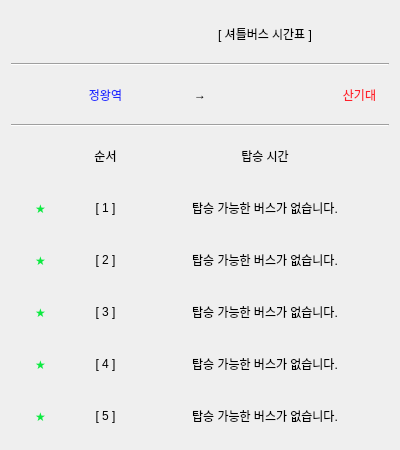
<?xml version="1.0" encoding="UTF-8"?>
<ui version="4.0">
 <class>Form</class>
 <widget class="QWidget" name="Form">
  <property name="geometry">
   <rect>
    <x>0</x>
    <y>0</y>
    <width>400</width>
    <height>450</height>
   </rect>
  </property>
  <property name="windowTitle">
   <string>Form</string>
  </property>
  <layout class="QGridLayout" name="gridLayout_2">
   <item row="0" column="0">
    <layout class="QGridLayout" name="gridLayout">
     <item row="1" column="0" colspan="6">
      <widget class="Line" name="line">
       <property name="orientation">
        <enum>Qt::Horizontal</enum>
       </property>
      </widget>
     </item>
     <item row="3" column="0" colspan="6">
      <widget class="Line" name="line_2">
       <property name="orientation">
        <enum>Qt::Horizontal</enum>
       </property>
      </widget>
     </item>
     <item row="2" column="0">
      <widget class="QLabel" name="label_5">
       <property name="styleSheet">
        <string notr="true">image: url(start.png);</string>
       </property>
       <property name="text">
        <string/>
       </property>
      </widget>
     </item>
     <item row="2" column="5">
      <widget class="QLabel" name="label_3">
       <property name="styleSheet">
        <string notr="true">font: 10pt &quot;HY헤드라인M&quot;;
color : rgb(255, 32, 43);</string>
       </property>
       <property name="text">
        <string>산기대</string>
       </property>
       <property name="alignment">
        <set>Qt::AlignCenter</set>
       </property>
      </widget>
     </item>
     <item row="2" column="4">
      <widget class="QLabel" name="destination">
       <property name="styleSheet">
        <string notr="true">image: url(finish.png);</string>
       </property>
       <property name="text">
        <string/>
       </property>
      </widget>
     </item>
     <item row="0" column="0" colspan="2">
      <widget class="QLabel" name="label_7">
       <property name="styleSheet">
        <string notr="true">image: url(kpu.png);</string>
       </property>
       <property name="text">
        <string/>
       </property>
      </widget>
     </item>
     <item row="0" column="2" colspan="4">
      <widget class="QLabel" name="label_4">
       <property name="styleSheet">
        <string notr="true">font: 14pt &quot;HY헤드라인M&quot;;</string>
       </property>
       <property name="text">
        <string>[ 셔틀버스 시간표 ]</string>
       </property>
       <property name="alignment">
        <set>Qt::AlignCenter</set>
       </property>
      </widget>
     </item>
     <item row="2" column="1">
      <widget class="QLabel" name="departure">
       <property name="styleSheet">
        <string notr="true">font: 10pt &quot;HY헤드라인M&quot;;
color : rgb(32, 43, 255);</string>
       </property>
       <property name="text">
        <string>정왕역</string>
       </property>
       <property name="alignment">
        <set>Qt::AlignCenter</set>
       </property>
      </widget>
     </item>
     <item row="2" column="2" colspan="2">
      <widget class="QLabel" name="label_2">
       <property name="styleSheet">
        <string notr="true">font: 25pt &quot;Agency FB&quot;;</string>
       </property>
       <property name="text">
        <string>→</string>
       </property>
       <property name="alignment">
        <set>Qt::AlignCenter</set>
       </property>
      </widget>
     </item>
     <item row="4" column="2" colspan="4">
      <widget class="QLabel" name="label_9">
       <property name="styleSheet">
        <string notr="true">font: 10pt &quot;HY헤드라인M&quot;;</string>
       </property>
       <property name="text">
        <string>탑승 시간</string>
       </property>
       <property name="alignment">
        <set>Qt::AlignCenter</set>
       </property>
      </widget>
     </item>
     <item row="5" column="2" colspan="4">
      <widget class="QLabel" name="time_1">
       <property name="styleSheet">
        <string notr="true">font: 8pt &quot;HY헤드라인M&quot;;</string>
       </property>
       <property name="text">
        <string>탑승 가능한 버스가 없습니다.</string>
       </property>
       <property name="alignment">
        <set>Qt::AlignCenter</set>
       </property>
      </widget>
     </item>
     <item row="6" column="2" colspan="4">
      <widget class="QLabel" name="time_2">
       <property name="styleSheet">
        <string notr="true">font: 8pt &quot;HY헤드라인M&quot;;</string>
       </property>
       <property name="text">
        <string>탑승 가능한 버스가 없습니다.</string>
       </property>
       <property name="alignment">
        <set>Qt::AlignCenter</set>
       </property>
      </widget>
     </item>
     <item row="7" column="2" colspan="4">
      <widget class="QLabel" name="time_3">
       <property name="styleSheet">
        <string notr="true">font: 8pt &quot;HY헤드라인M&quot;;</string>
       </property>
       <property name="text">
        <string>탑승 가능한 버스가 없습니다.</string>
       </property>
       <property name="alignment">
        <set>Qt::AlignCenter</set>
       </property>
      </widget>
     </item>
     <item row="8" column="2" colspan="4">
      <widget class="QLabel" name="time_4">
       <property name="styleSheet">
        <string notr="true">font: 8pt &quot;HY헤드라인M&quot;;</string>
       </property>
       <property name="text">
        <string>탑승 가능한 버스가 없습니다.</string>
       </property>
       <property name="alignment">
        <set>Qt::AlignCenter</set>
       </property>
      </widget>
     </item>
     <item row="9" column="2" colspan="4">
      <widget class="QLabel" name="time_5">
       <property name="styleSheet">
        <string notr="true">font: 8pt &quot;HY헤드라인M&quot;;</string>
       </property>
       <property name="text">
        <string>탑승 가능한 버스가 없습니다.</string>
       </property>
       <property name="alignment">
        <set>Qt::AlignCenter</set>
       </property>
      </widget>
     </item>
     <item row="4" column="1">
      <widget class="QLabel" name="label_8">
       <property name="styleSheet">
        <string notr="true">font: 10pt &quot;HY헤드라인M&quot;;</string>
       </property>
       <property name="text">
        <string>순서</string>
       </property>
       <property name="alignment">
        <set>Qt::AlignCenter</set>
       </property>
      </widget>
     </item>
     <item row="5" column="1">
      <widget class="QLabel" name="label_15">
       <property name="styleSheet">
        <string notr="true">font: 8pt &quot;HY헤드라인M&quot;;</string>
       </property>
       <property name="text">
        <string>[ 1 ]</string>
       </property>
       <property name="alignment">
        <set>Qt::AlignCenter</set>
       </property>
      </widget>
     </item>
     <item row="6" column="1">
      <widget class="QLabel" name="label_16">
       <property name="styleSheet">
        <string notr="true">font: 8pt &quot;HY헤드라인M&quot;;</string>
       </property>
       <property name="text">
        <string>[ 2 ]</string>
       </property>
       <property name="alignment">
        <set>Qt::AlignCenter</set>
       </property>
      </widget>
     </item>
     <item row="7" column="1">
      <widget class="QLabel" name="label_17">
       <property name="styleSheet">
        <string notr="true">font: 8pt &quot;HY헤드라인M&quot;;</string>
       </property>
       <property name="text">
        <string>[ 3 ]</string>
       </property>
       <property name="alignment">
        <set>Qt::AlignCenter</set>
       </property>
      </widget>
     </item>
     <item row="8" column="1">
      <widget class="QLabel" name="label_18">
       <property name="styleSheet">
        <string notr="true">font: 8pt &quot;HY헤드라인M&quot;;</string>
       </property>
       <property name="text">
        <string>[ 4 ]</string>
       </property>
       <property name="alignment">
        <set>Qt::AlignCenter</set>
       </property>
      </widget>
     </item>
     <item row="9" column="1">
      <widget class="QLabel" name="label_19">
       <property name="styleSheet">
        <string notr="true">font: 8pt &quot;HY헤드라인M&quot;;</string>
       </property>
       <property name="text">
        <string>[ 5 ]</string>
       </property>
       <property name="alignment">
        <set>Qt::AlignCenter</set>
       </property>
      </widget>
     </item>
     <item row="5" column="0">
      <widget class="QLabel" name="label_20">
       <property name="styleSheet">
        <string notr="true">color: rgb(12, 234, 64);</string>
       </property>
       <property name="text">
        <string>★</string>
       </property>
       <property name="alignment">
        <set>Qt::AlignCenter</set>
       </property>
      </widget>
     </item>
     <item row="6" column="0">
      <widget class="QLabel" name="label_21">
       <property name="styleSheet">
        <string notr="true">color: rgb(12, 234, 64);</string>
       </property>
       <property name="text">
        <string>★</string>
       </property>
       <property name="alignment">
        <set>Qt::AlignCenter</set>
       </property>
      </widget>
     </item>
     <item row="7" column="0">
      <widget class="QLabel" name="label_22">
       <property name="styleSheet">
        <string notr="true">color: rgb(12, 234, 64);</string>
       </property>
       <property name="text">
        <string>★</string>
       </property>
       <property name="alignment">
        <set>Qt::AlignCenter</set>
       </property>
      </widget>
     </item>
     <item row="8" column="0">
      <widget class="QLabel" name="label_23">
       <property name="styleSheet">
        <string notr="true">color: rgb(12, 234, 64);</string>
       </property>
       <property name="text">
        <string>★</string>
       </property>
       <property name="alignment">
        <set>Qt::AlignCenter</set>
       </property>
      </widget>
     </item>
     <item row="9" column="0">
      <widget class="QLabel" name="label_24">
       <property name="styleSheet">
        <string notr="true">color: rgb(12, 234, 64);</string>
       </property>
       <property name="text">
        <string>★</string>
       </property>
       <property name="alignment">
        <set>Qt::AlignCenter</set>
       </property>
      </widget>
     </item>
    </layout>
   </item>
  </layout>
 </widget>
 <resources/>
 <connections/>
</ui>
